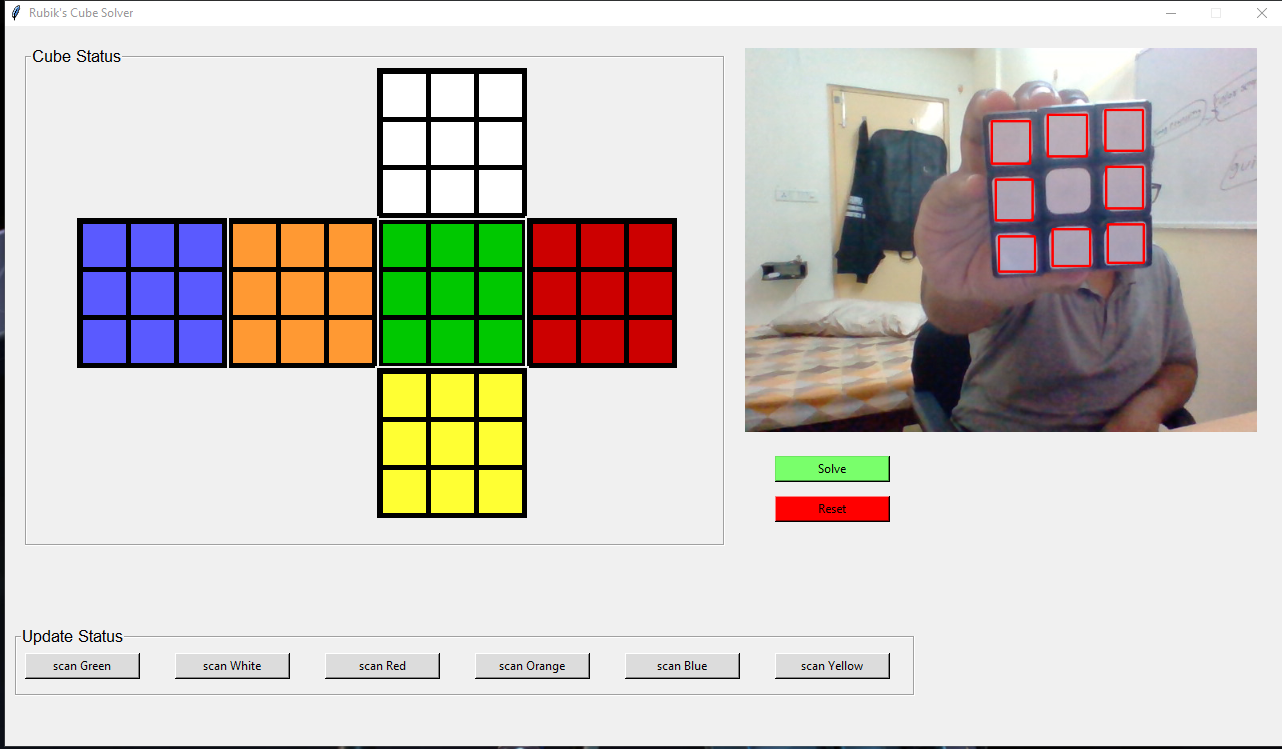
#> input picture Images/Software.png, 1282 x 749 px
$ python -i image_processing.py   (imports and definitions only)
#> lines starting #> are read from the running program, lines starting #| are printed output that depends on the picture; after the words box and inside, x2 and y2 are one past the last pixel; in counts of white or black regions, pixels touching at a corner belong together
#> further down, picture is the input picture: shape (749, 1282, 3); mean B, G, R 192.9, 199.2, 203.4
import cv2
import numpy as np
from sklearn.linear_model import LogisticRegression
import pickle
import pandas as pd
import time
# [1 line not run here, left out]

train_genration = True


data = []


def detect_grid(image):
    gray = cv2.cvtColor(image, cv2.COLOR_BGR2GRAY)
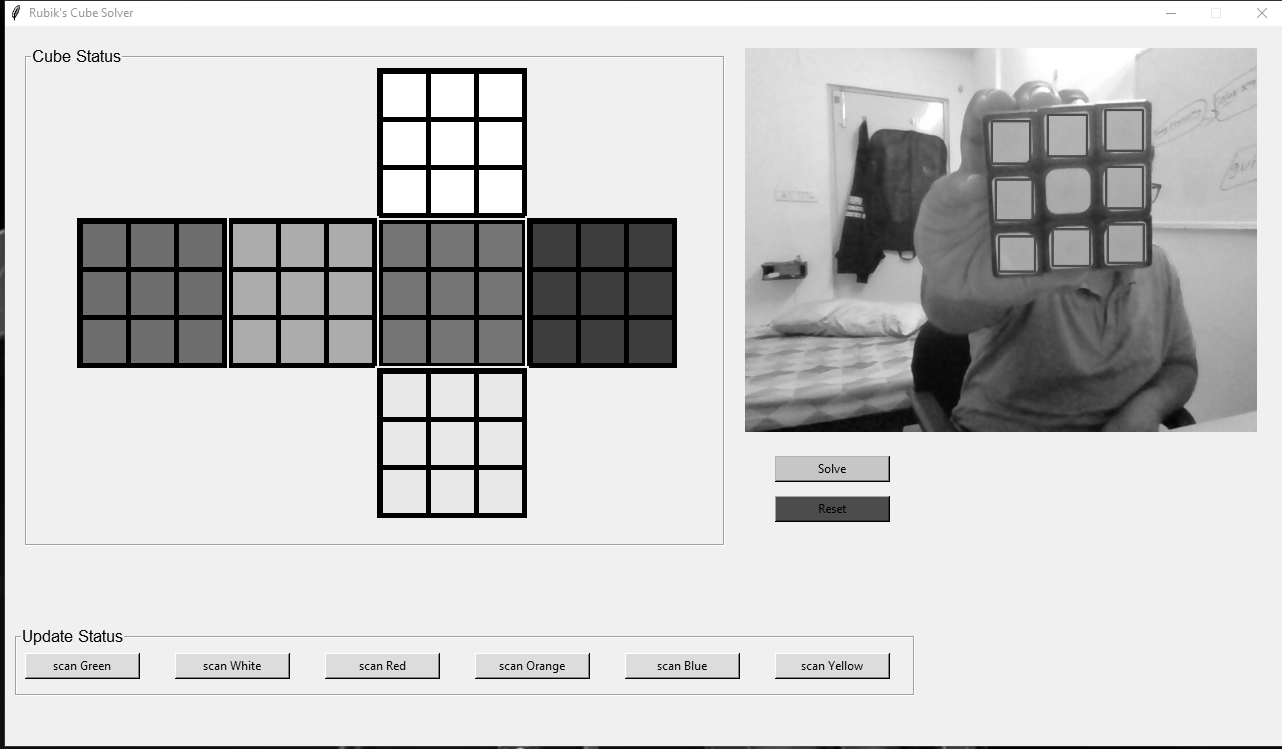
#> gray: shape (749, 1282); min 0, max 255, mean 199.8
    hsv = cv2.cvtColor(image, cv2.COLOR_BGR2HSV)
#> hsv: shape (749, 1282, 3); mean H, S, V 21.9, 30.8, 211.6
    gray = cv2.blur(gray, (3, 3))
    gray = cv2.adaptiveThreshold(gray,200,cv2.ADAPTIVE_THRESH_GAUSSIAN_C,cv2.THRESH_BINARY_INV,21,0)
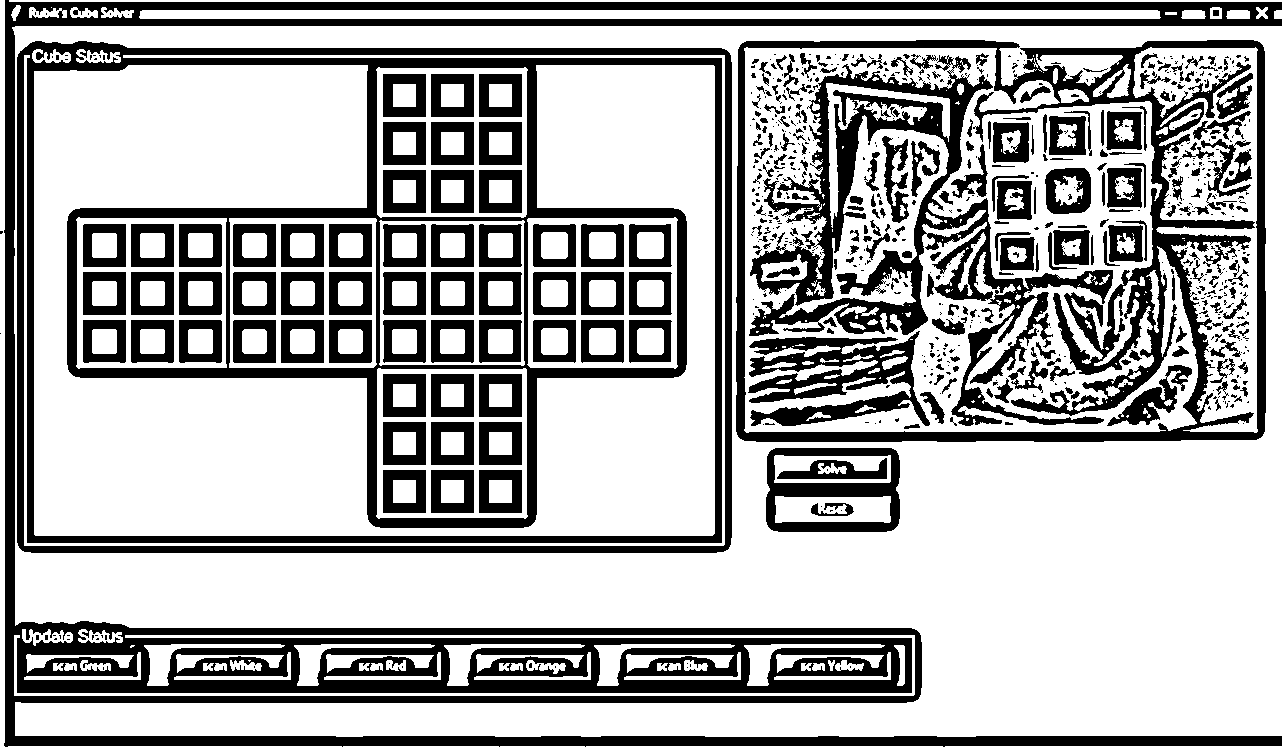
#> gray: shape (749, 1282); values 0 (black) and 200 (white), 67.4% white; 751 black regions (471 under 20 px)
    contours, hierarchy = cv2.findContours(gray,cv2.RETR_CCOMP,cv2.CHAIN_APPROX_NONE)
#> contours = 1481 contours, 934 with area under 20; largest, box (x1, y1, x2, y2) and area: (12, 26, 1282, 737) 828604, (16, 40, 733, 554) 362630, (735, 39, 1267, 443) 210739, (34, 65, 715, 536) 163265, (744, 47, 1198, 433) 143704
    grid = []
    for contour in contours:
        A1 = cv2.contourArea(contour)
        if A1 < 10000 and A1 > 1000:
            perimeter = cv2.arcLength(contour, True)
            if cv2.norm(perimeter**2/16- A1) < 300:
                x, y, w, h = cv2.boundingRect(contour)
                x, y, w, h = x+5, y+5, w-10, h-10
                object = np.array(cv2.mean(image[y:y+h,x:x+w])).astype(int)[:-1]
                image = cv2.rectangle(image, (x, y), (x + w, y + h), (0, 0, 255), 2)
                val = (50*y) + (10*x)
                object = np.append(object,val)
                grid.append(object)
#> this loop made 1481 passes
#> (A1, perimeter, x, y, object, val) on passes 109, 110, 111, 112, 113, 114, 115, 116, 117, 246, 247, 248: (1934, 173.7, 483, 474, [51, 255, 255, 28530], 28530), (1934, 173.7, 435, 474, [51, 255, 255, 28050], 28050), (1934, 173.7, 387, 474, [51, 255, 255, 27570], 27570), (1934, 173.7, 483, 426, [51, 255, 255, 26130], 26130), (1934, 173.7, 435, 426, [51, 255, 255, 25650], 25650), (1934, 173.7, 387, 426, [51, 255, 255, 25170], 25170), (1934, 173.7, 483, 378, [51, 255, 255, 23730], 23730), (1934, 173.7, 435, 378, [51, 255, 255, 23250], 23250), (1934, 173.7, 387, 378, [51, 255, 255, 22770], 22770), (1851, 171.3, 483, 324, [0, 200, 0, 21030], 21030), (1894, 173.3, 435, 324, [0, 200, 0, 20550], 20550), (1857.5, 173.6, 387, 324, [0, 200, 0, 20070], 20070)
#> (A1, perimeter) on passes 46 to 51: (1160.5, 356.2), (1160.5, 356.2), (1160.5, 356.2), (1160.5, 356.2), (1160.5, 356.2), (3613.5, 3613.1)
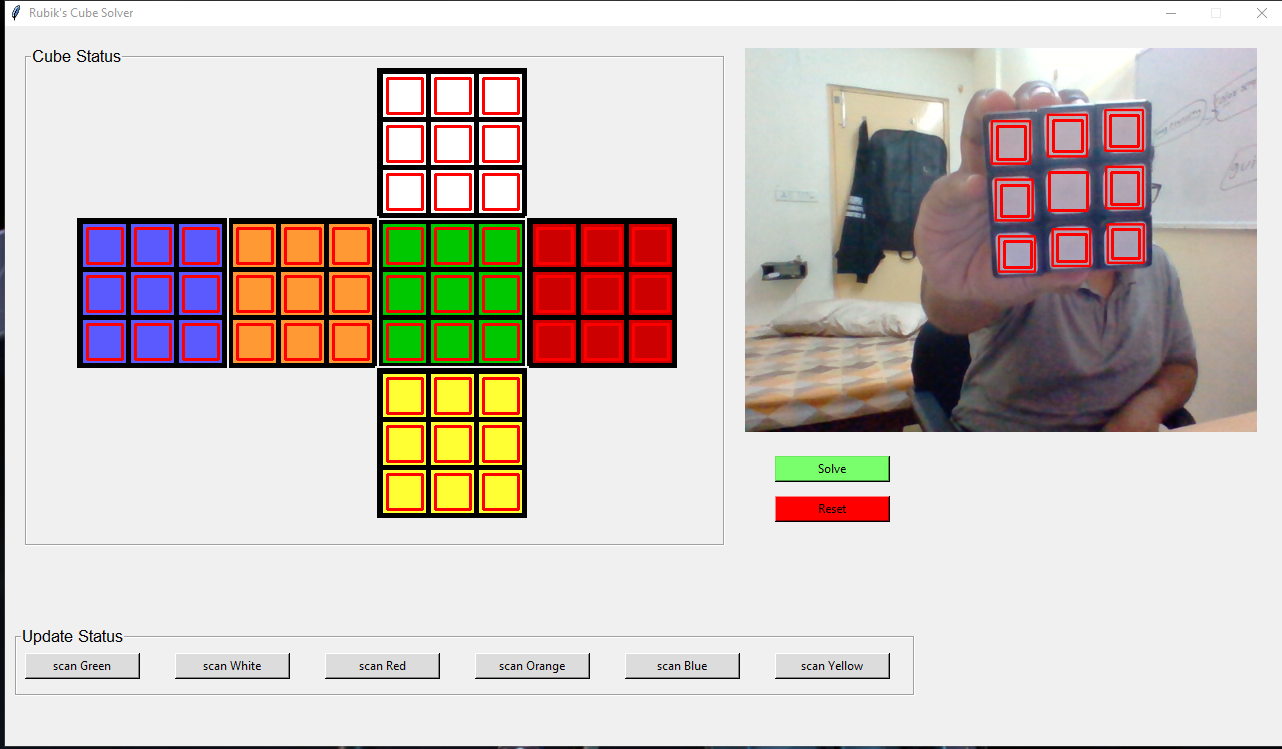
#> image: shape (749, 1282, 3); 2.67% of pixels changed, all inside (x1, y1, x2, y2) = (86, 77, 1141, 511)
#> after the loop, grid = 63 items, first 6: [51, 255, 255, 28530], [51, 255, 255, 28050], [51, 255, 255, 27570], [51, 255, 255, 26130], [51, 255, 255, 25650], [51, 255, 255, 25170]
    if(len(grid)>0):
        grid = np.asarray(grid)
#> grid = 63 rows, first 6: [51, 255, 255, 28530], [51, 255, 255, 28050], [51, 255, 255, 27570], [51, 255, 255, 26130], [51, 255, 255, 25650], [51, 255, 255, 25170]
        grid = grid[grid[:, -1].argsort()]
#> grid = 63 rows, first 6: [255, 255, 255, 7770], [255, 255, 255, 8250], [255, 255, 255, 8730], [255, 255, 255, 10170], [255, 255, 255, 10650], [255, 255, 255, 11130]
    return  image,grid
# [47 lines left out: functions classifiy_grid, main, not called in this run]

# [10 lines not run here, left out]

>>> import cv2
>>> picture = cv2.imread('Images/Software.png')
>>> result = detect_grid(picture)

$ run again, on Images/algo.png
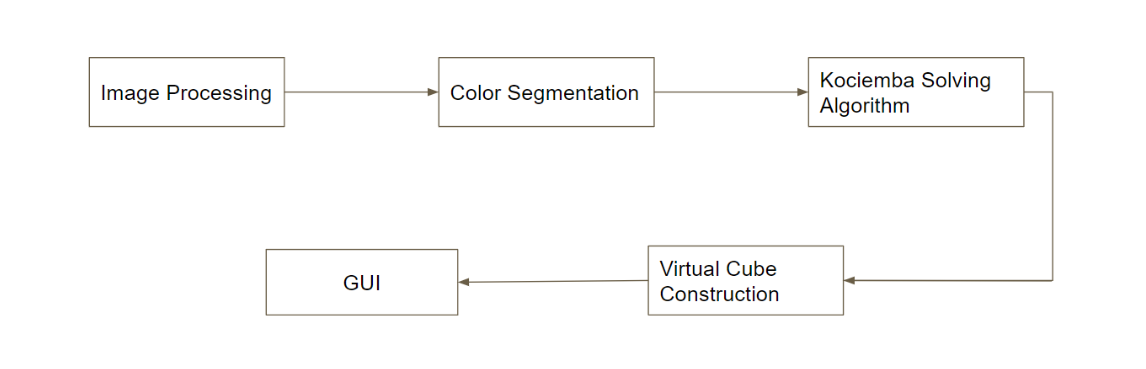
#> input picture Images/algo.png, 1146 x 369 px
#> picture is the input picture: shape (369, 1146, 3); mean B, G, R 250.9, 251.1, 251.3
#> hsv: shape (369, 1146, 3); mean H, S, V 1.8, 2.7, 251.8
#> in detect_grid, `gray = cv2.adaptiveThreshold(gray,200,cv2.ADAPTIVE_THRESH_GAUSSIAN_C,c..`:
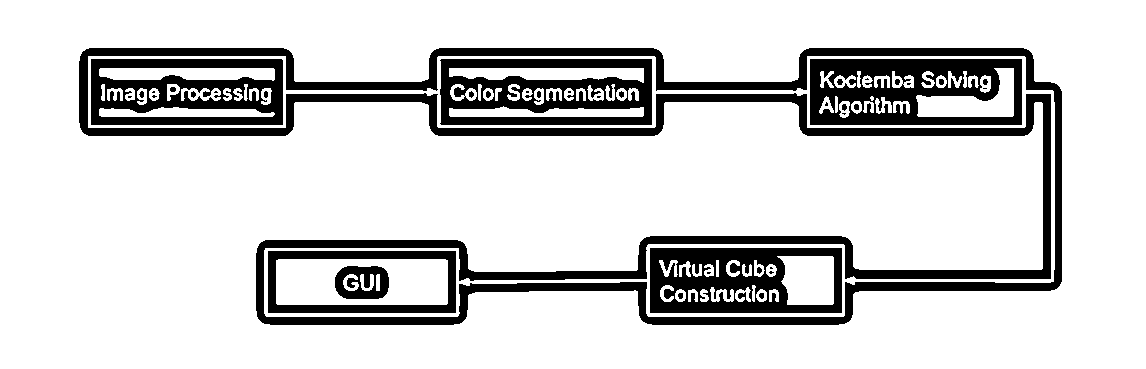
#> gray: shape (369, 1146); values 0 (black) and 200 (white), 82.1% white; 39 black regions (15 under 20 px)
#> contours = 115 contours, 16 with area under 20; largest, box (x1, y1, x2, y2) and area: (0, 0, 1146, 369) 421360, (78, 47, 1063, 326) 115785, (88, 56, 1055, 317) 74954, (809, 58, 1023, 126) 14269, (439, 58, 653, 126) 14210
#> the loop in detect_grid, `for contour in contours:` made 115 passes
#> (A1, perimeter, x, y, w, h, object, val) on pass 29: (1667.5, 158.3, 339, 270, 46, 25, [219, 218, 219, 16890], 16890)
#> after the loop in detect_grid, `for contour in contours:`:
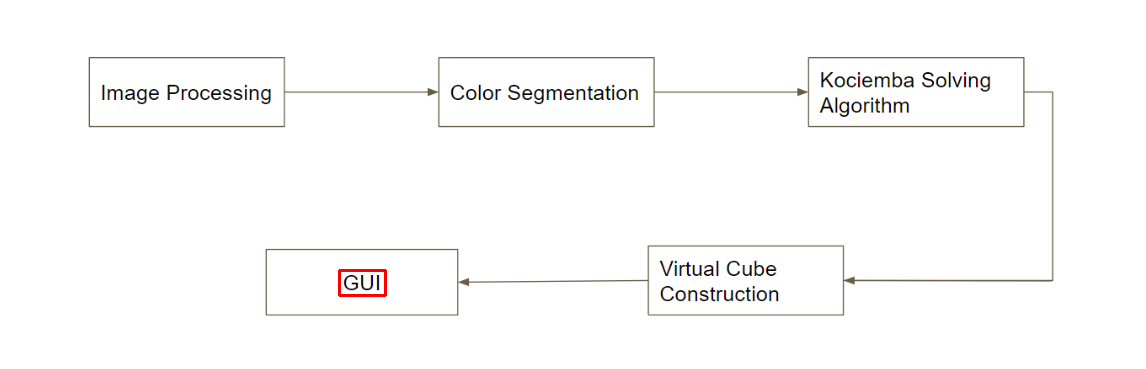
#> image: shape (369, 1146, 3); 0.1% of pixels changed, all inside (x1, y1, x2, y2) = (338, 269, 387, 297)
#> after the loop in detect_grid, `for contour in contours:`: grid = [[219, 218, 219, 16890]]
